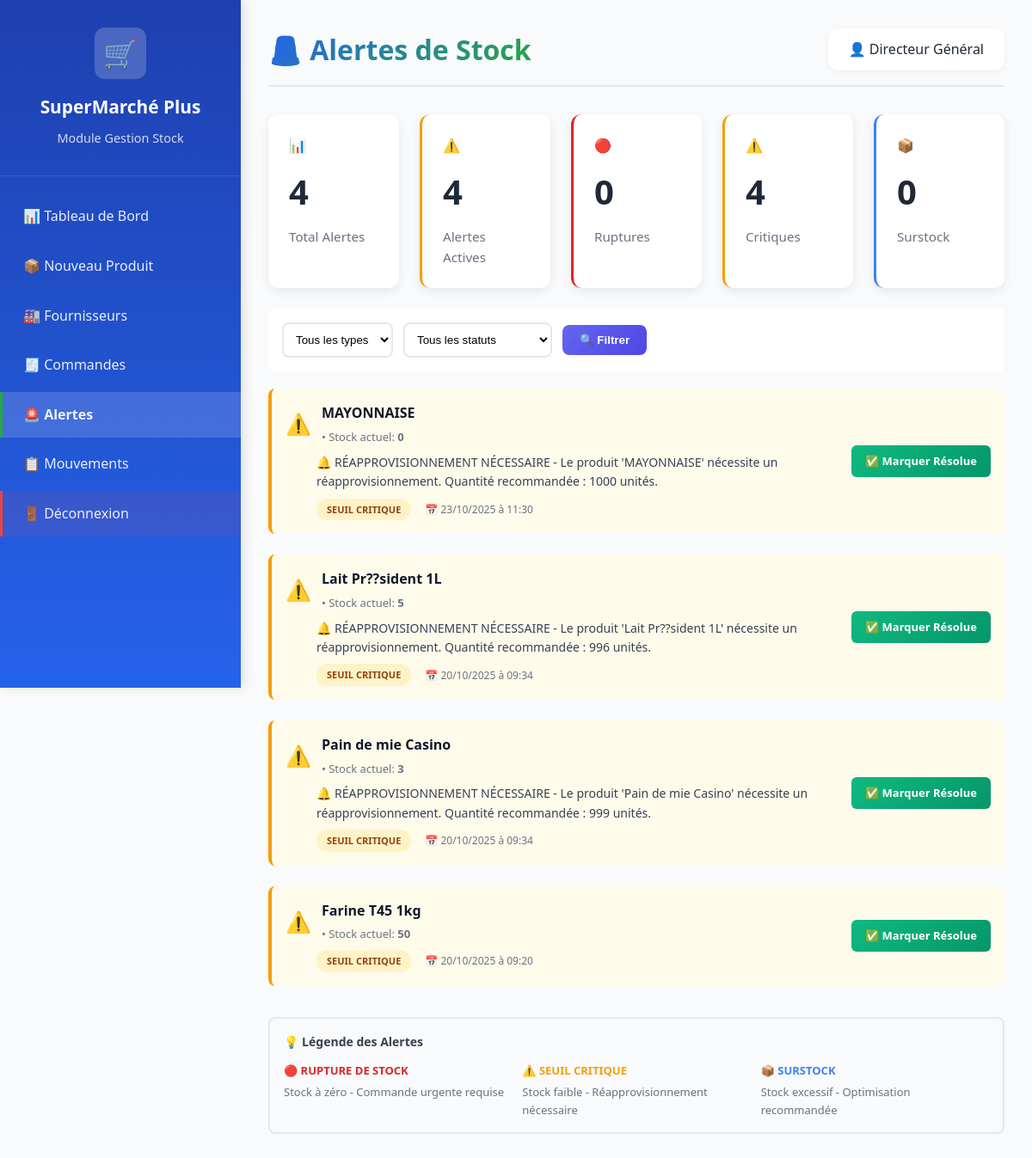
Page /dashboard/stock/alertes/ (signed in) on the earlier database version.
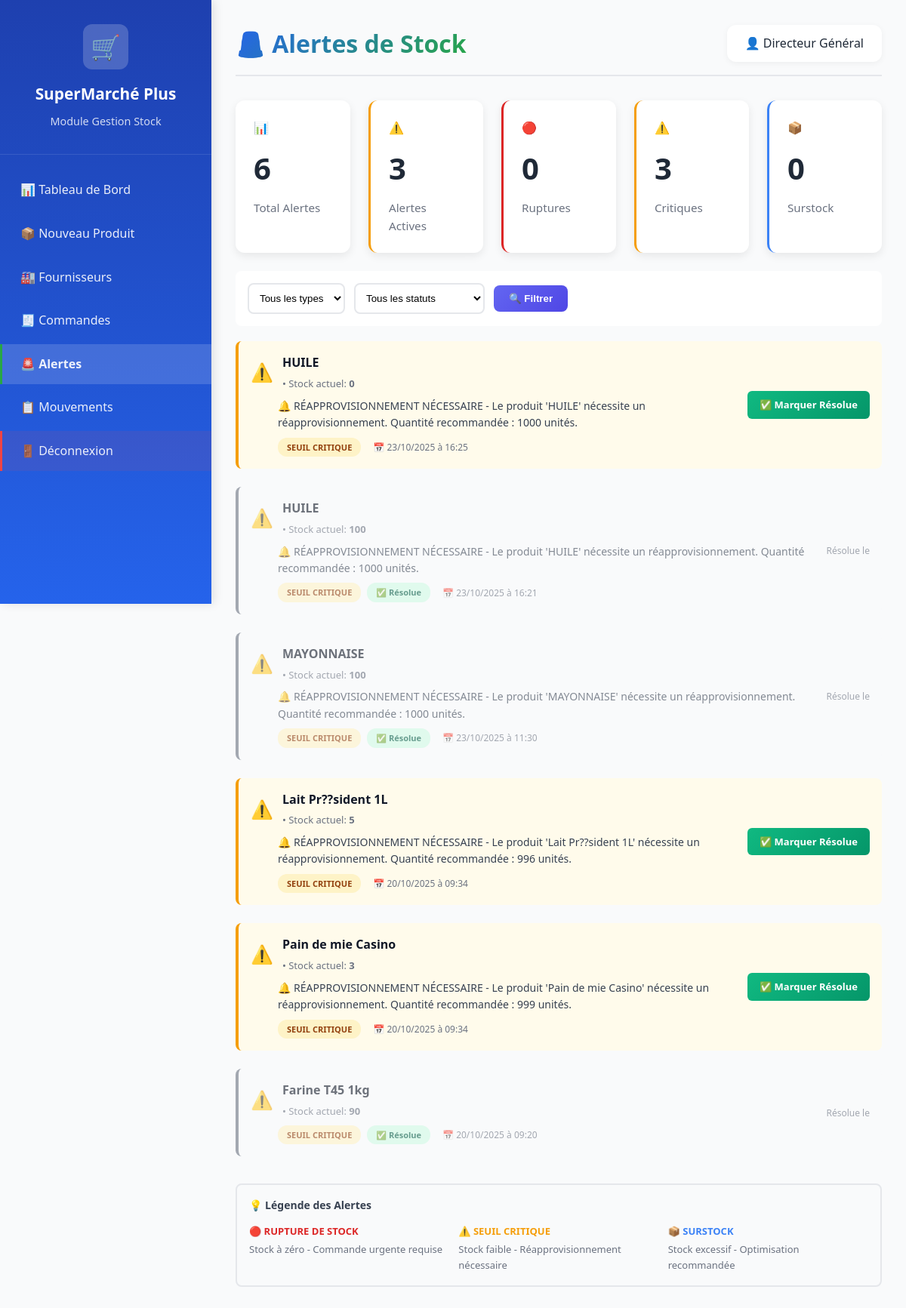
Same page on the later database version.
### CarrefourApp/models.py (models this page shows, shortened)
class AlerteStock(models.Model):
    TYPE_ALERTE_CHOICES = [
        ('SEUIL_CRITIQUE', 'Seuil critique atteint'),
        ('RUPTURE', 'Rupture de stock'),
        ('SURSTOCK', 'Surstock'),
    ]
    produit = models.ForeignKey(
        Produit,
        on_delete=models.CASCADE,
        verbose_name="Produit"
    )
    type_alerte = models.CharField(
        max_length=20,
        choices=TYPE_ALERTE_CHOICES,
        verbose_name="Type d'alerte"
    )
    date_alerte = models.DateTimeField(
        auto_now_add=True,
        verbose_name="Date de l'alerte"
    )
    est_resolue = models.BooleanField(
        default=False,
        verbose_name="Alerte résolue"
    )
    date_resolution = models.DateTimeField(
        null=True,
        blank=True,
        verbose_name="Date de résolution"
    )
    message = models.TextField(
        default='',
        blank=True,
        verbose_name="Message de l'alerte"
    )
    class Meta:
        verbose_name = "Alerte stock"
        verbose_name_plural = "Alertes stock"
        ordering = ['-date_alerte']

class Produit(models.Model):
    CATEGORIES = [
        ('ALIMENTAIRE', 'Alimentaire'),
        ('BOISSONS', 'Boissons'),
        ('HYGIENE', 'Hygiène'),
        ('VETEMENTS', 'Vêtements'),
        ('ELECTRONIQUE', 'Électronique'),
        ('MAISON', 'Maison & Jardin'),
    ]
    STATUTS = [
        ('EN_STOCK', 'En stock'),
        ('CRITIQUE', 'Stock critique'),
        ('RUPTURE', 'Rupture'),
    ]
    reference = models.CharField(max_length=20, unique=True, verbose_name="Référence")
    nom = models.CharField(max_length=200, verbose_name="Nom du produit")
    categorie = models.CharField(max_length=50, choices=CATEGORIES, verbose_name="Catégorie")
    prix_unitaire = models.DecimalField(max_digits=10, decimal_places=2, verbose_name="Prix de vente (FCFA)")
    prix_achat = models.DecimalField(max_digits=10, decimal_places=2, verbose_name="Prix d'achat (FCFA)")
    stock_actuel = models.IntegerField(default=0, verbose_name="Stock actuel")
    stock_critique = models.IntegerField(default=10, verbose_name="Seuil critique")
    seuil_reapprovisionnement = models.IntegerField(
        default=20,
        verbose_name="Seuil de réapprovisionnement",
        help_text="Quantité en dessous de laquelle il faut réapprovisionner"
    )
    stock_minimum = models.IntegerField(
        default=5,
        verbose_name="Stock minimum",
        help_text="Stock minimum à maintenir"
    )
    stock_maximum = models.IntegerField(
        default=1000,
        verbose_name="Stock maximum",
        help_text="Stock maximum autorisé"
    )
    fournisseur_principal = models.ForeignKey(
        'Fournisseur',
        on_delete=models.SET_NULL,
        null=True,
        blank=True,
        verbose_name="Fournisseur principal",
        related_name='produits'
    )
    fournisseur = models.CharField(max_length=200, blank=True, verbose_name="Fournisseur (ancien)")
    description = models.TextField(blank=True, default='', verbose_name="Description")
    image = models.ImageField(upload_to='produits/', blank=True, null=True)
    code_barre = models.CharField(max_length=50, blank=True, default='', verbose_name="Code-barres")
    statut = models.CharField(max_length=20, choices=STATUTS, default='EN_STOCK')
    est_actif = models.BooleanField(default=True, verbose_name="Produit actif")
    date_ajout = models.DateTimeField(auto_now_add=True)
    date_modification = models.DateTimeField(auto_now=True)
    class Meta:
        verbose_name = 'Produit'
        verbose_name_plural = 'Produits'

### CarrefourApp/views.py (the view)
# urls.py: path('dashboard/stock/alertes/', views.stock_alertes_list, name='stock_alertes_list'),
@login_required
def stock_alertes_list(request):
    if request.user.role not in ['STOCK', 'MANAGER', 'ADMIN', 'DG', 'DAF']:
        messages.error(request, "❌ Accès refusé")
        dashboard_url = get_dashboard_by_role(request.user)
        return redirect(dashboard_url)
    alertes = AlerteStock.objects.all().select_related('produit').order_by('-date_alerte')
    type_alerte = request.GET.get('type', '')
    if type_alerte:
        alertes = alertes.filter(type_alerte=type_alerte)
    statut = request.GET.get('statut', '')
    if statut == 'actives':
        alertes = alertes.filter(est_resolue=False)
    elif statut == 'resolues':
        alertes = alertes.filter(est_resolue=True)
    total_alertes = AlerteStock.objects.count()
    alertes_actives = AlerteStock.objects.filter(est_resolue=False).count()
    alertes_rupture = AlerteStock.objects.filter(type_alerte='RUPTURE', est_resolue=False).count()
    alertes_critiques = AlerteStock.objects.filter(type_alerte='SEUIL_CRITIQUE', est_resolue=False).count()
    alertes_surstock = AlerteStock.objects.filter(type_alerte='SURSTOCK', est_resolue=False).count()
    context = {
        'alertes': alertes,
        'type_alerte': type_alerte,
        'statut': statut,
        'total_alertes': total_alertes,
        'alertes_actives': alertes_actives,
        'alertes_rupture': alertes_rupture,
        'alertes_critiques': alertes_critiques,
        'alertes_surstock': alertes_surstock,
    }
    return render(request, 'dashboard/stock_alertes_list.html', context)

### CarrefourApp/context_processors.py (called while the page is built)
def dashboard_url(request):
    if request.user.is_authenticated:
        dashboard_map = {
            'DG': 'dashboard_dg',
            'DAF': 'dashboard_daf',
            'RH': 'dashboard_rh',
            'STOCK': 'dashboard_stock',
            'CAISSIER': 'dashboard_caisse',
            'MARKETING': 'dashboard_marketing',
        }
        return {
            'user_dashboard_url': dashboard_map.get(request.user.role, 'home')
        }
    return {
        'user_dashboard_url': 'home'
    }

### templates/dashboard/stock_alertes_list.html (shortened to what the changed rows need)
{% load static %}
<!DOCTYPE html>
<html lang="fr">
<head>
    <link rel="stylesheet" href="{% static 'css/dashboard.css' %}">
</head>
<body>
    <div class="dashboard-container">
        <aside class="sidebar">
            <div class="sidebar-header">
                <h2>SuperMarché Plus</h2>
            </div>
        </aside>
        <main class="main-content">
            <header class="content-header">
                <h1>🚨 Alertes de Stock</h1>
            </header>
            <div class="stats-grid" style="grid-template-columns: repeat(5, 1fr); margin-bottom: 24px;">
                <div class="stat-card">
                    <div class="stat-content">
                        <div class="stat-value">{{ total_alertes }}</div>
                        <div class="stat-label">Total Alertes</div>
                    </div>
                </div>
                <div class="stat-card" style="border-left: 3px solid #F59E0B;">
                    <div class="stat-content">
                        <div class="stat-value">{{ alertes_actives }}</div>
                        <div class="stat-label">Alertes Actives</div>
                    </div>
                </div>
                <div class="stat-card" style="border-left: 3px solid #F59E0B;">
                    <div class="stat-content">
                        <div class="stat-value">{{ alertes_critiques }}</div>
                        <div class="stat-label">Critiques</div>
                    </div>
                </div>
            </div>
            {% if alertes %}
                <div style="display: flex; flex-direction: column; gap: 12px;">
                    {% for alerte in alertes %}
                        <div class="alerte-card {% if alerte.type_alerte == 'RUPTURE' %}alerte-rupture{% elif alerte.type_alerte == 'SEUIL_CRITIQUE' %}alerte-critique{% elif alerte.type_alerte == 'SURSTOCK' %}alerte-surstock{% endif %} {% if alerte.est_resolue %}alerte-resolue{% endif %}">
                            <div style="flex: 1;">
                                <div style="display: flex; align-items: center; gap: 12px; margin-bottom: 8px;">
                                    {% if alerte.type_alerte == 'RUPTURE' %}
                                        <span style="font-size: 24px;">🔴</span>
                                    {% elif alerte.type_alerte == 'SEUIL_CRITIQUE' %}
                                        <span style="font-size: 24px;">⚠️</span>
                                    {% elif alerte.type_alerte == 'SURSTOCK' %}
                                        <span style="font-size: 24px;">📦</span>
                                    {% endif %}
                                    <div>
                                        <h3 style="margin: 0; font-size: 16px; font-weight: 600; color: #111827;">
                                            {{ alerte.produit.nom }}
                                        </h3>
                                        <p style="margin: 4px 0 0 0; font-size: 13px; color: #6B7280;">
                                            {{ alerte.produit.categorie.nom }} • Stock actuel: <strong>{{ alerte.produit.stock_actuel }}</strong>
                                        </p>
                                    </div>
                                </div>
                                <p style="margin: 8px 0 8px 36px; color: #374151; font-size: 14px;">
                                    {{ alerte.message }}
                                </p>
                                <div style="display: flex; gap: 8px; align-items: center; margin-left: 36px;">
                                    {% if alerte.type_alerte == 'RUPTURE' %}
                                        <span class="badge-rupture">RUPTURE DE STOCK</span>
                                    {% elif alerte.type_alerte == 'SEUIL_CRITIQUE' %}
                                        <span class="badge-critique">SEUIL CRITIQUE</span>
                                    {% elif alerte.type_alerte == 'SURSTOCK' %}
                                        <span class="badge-surstock">SURSTOCK</span>
                                    {% endif %}
                                    {% if alerte.est_resolue %}
                                        <span class="badge-resolue">✅ Résolue</span>
                                    {% endif %}
                                    <span style="color: #6B7280; font-size: 12px; margin-left: 8px;">
                                        📅 {{ alerte.date_alerte|date:"d/m/Y à H:i" }}
                                    </span>
                                </div>
                            </div>
                            <div style="display: flex; flex-direction: column; gap: 8px; align-items: flex-end;">
                                {% if not alerte.est_resolue %}
                                    <a href="{% url 'stock_alerte_resoudre' alerte.id %}"
                                       style="background: linear-gradient(135deg, #10B981, #059669); color: white; padding: 8px 16px; border-radius: 6px; text-decoration: none; font-size: 13px; font-weight: 600; white-space: nowrap;">
                                        ✅ Marquer Résolue
                                    </a>
                                {% else %}
                                    <span style="color: #6B7280; font-size: 12px;">
                                        Résolue le {{ alerte.date_resolution|date:"d/m/Y" }}
                                    </span>
                                {% endif %}
                            </div>
                        </div>
                    {% endfor %}
                </div>
            {% endif %}
        </main>
    </div>
</body>
</html>

Differences in the rows shown:
added AlerteStock: produit.nom "HUILE", produit.stock_actuel "0", message "🔔 RÉAPPROVISIONNEMENT NÉCESSAIRE - Le produit 'HUILE' nécessite un réapprovisionnement. Quantité recommandée : 1000 unités.", type_alerte "SEUIL CRITIQUE", date_alerte "23/10/2025 à 16:25", est_resolue "✅ Marquer Résolue"
added AlerteStock: produit.nom "HUILE", produit.stock_actuel "100", message "🔔 RÉAPPROVISIONNEMENT NÉCESSAIRE - Le produit 'HUILE' nécessite un réapprovisionnement. Quantité recommandée : 1000 unités.", type_alerte "SEUIL CRITIQUE", est_resolue "✅ Résolue", date_alerte "23/10/2025 à 16:21"
changed AlerteStock "MAYONNAISE": produit.stock_actuel "0" → "100"; est_resolue "✅ Marquer Résolue" → "✅ Résolue Résolue le"
changed AlerteStock "Farine T45 1kg": produit.stock_actuel "50" → "90"; est_resolue "✅ Marquer Résolue" → "✅ Résolue Résolue le"
Other differences:
{{ total_alertes }}: "4" → "6"
{{ alertes_actives }}: "4" → "3"
{{ alertes_critiques }}: "4" → "3"
